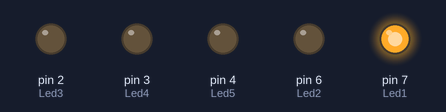
Bench run of a sketch on a simulated Arduino Uno, built with avr-gcc and run on an emulated ATmega328P. Shown: output pins drawn as LEDs (lit = HIGH).

Above: at 0.1 s.
At 4.1 s:
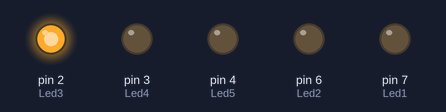
At 8.1 s:
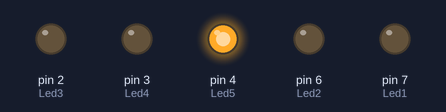
At 16.1 s:
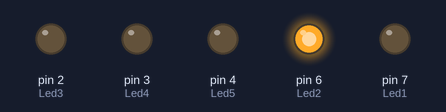
At 26.1 s:
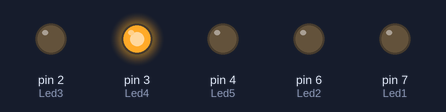
At 39.1 s:
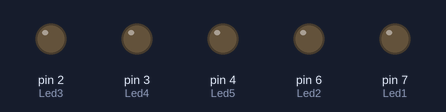
Timing chart, 0 to 40.0 s (numbered marks = the images above):
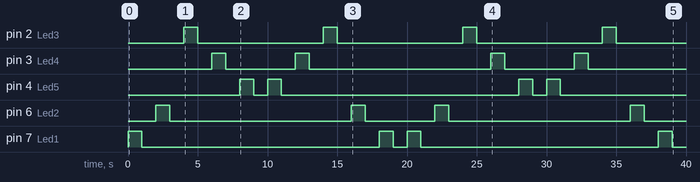

The sketch:

LedsConsecutivosV1.ino
```cpp
//Declarar variables.

#define Led1 7
#define Led2 6
#define Led3 2
#define Led4 3
#define Led5 4

//Hacer configuraciones.

void setup()
{
  //Nos sirve para configurar el pin de salida.

   pinMode(Led1, OUTPUT);
   pinMode(Led2, OUTPUT);
   pinMode(Led3, OUTPUT);
   pinMode(Led4, OUTPUT);
   pinMode(Led5, OUTPUT);

}

void loop()
{

//Hacemos que los leds se prenda con "HIGH" y se apague con "LOW" en un segundo.
  digitalWrite(Led1, HIGH);
  delay(1000);
  digitalWrite(Led1, LOW);
  delay(1000);

  digitalWrite(Led2, HIGH);
  delay(1000);
  digitalWrite(Led2, LOW);
  delay(1000);

  digitalWrite(Led3, HIGH);
  delay(1000);
  digitalWrite(Led3, LOW);
  delay(1000);

  digitalWrite(Led4, HIGH);
  delay(1000);
  digitalWrite(Led4, LOW);
  delay(1000);

  digitalWrite(Led5, HIGH);
  delay(1000);
  digitalWrite(Led5, LOW);
  delay(1000);


  //Hacemos que el recorrido de led empiece desde donde termino.

  digitalWrite(Led5, HIGH);
  delay(1000);
  digitalWrite(Led5, LOW);
  delay(1000);

  digitalWrite(Led4, HIGH);
  delay(1000);
  digitalWrite(Led4, LOW);
  delay(1000);

  digitalWrite(Led3, HIGH);
  delay(1000);
  digitalWrite(Led3, LOW);
  delay(1000);

  digitalWrite(Led2, HIGH);
  delay(1000);
  digitalWrite(Led2, LOW);
  delay(1000);

  digitalWrite(Led1, HIGH);
  delay(1000);
  digitalWrite(Led1, LOW);
  delay(1000);
}
```

Measured:
- by itself, pin 2 (Led3): alternates HIGH for 1.0 s and LOW for 9.0 s
- by itself, pin 3 (Led4): LOW → HIGH at 6.0 s, → LOW 1.0 s later, → HIGH 5.0 s later, → LOW 1.0 s later, … (8 changes in this stretch)
- by itself, pin 4 (Led5): LOW → HIGH at 8.0 s, → LOW 1.0 s later, → HIGH 1.0 s later, → LOW 1.0 s later, … (8 changes in this stretch)
- by itself, pin 6 (Led2): LOW → HIGH at 2.0 s, → LOW 1.0 s later, → HIGH 13.0 s later, → LOW 1.0 s later, … (8 changes in this stretch)
- by itself, pin 7 (Led1): LOW → HIGH at 0.00 s, → LOW 1.0 s later, → HIGH 17.0 s later, → LOW 1.0 s later, … (8 changes in this stretch)
